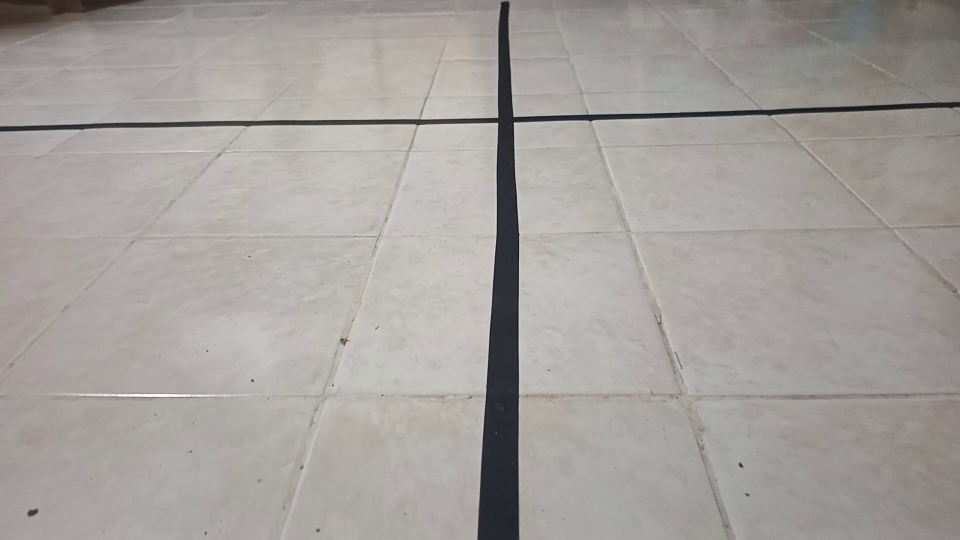
#> input picture dataset/images/test/intersection/648c95fb0cb5_frame0000112_t00004.004.jpg, 1920 x 1080 px (shown at 1/2 size)
$ python -i lane_core.py   (imports and definitions only)
#> lines starting #> are read from the running program, lines starting #| are printed output that depends on the picture; after the words box and inside, x2 and y2 are one past the last pixel; in counts of white or black regions, pixels touching at a corner belong together
#> further down, picture is the input picture: shape (1080, 1920, 3); mean B, G, R 156.1, 160.3, 164.2
"""Classical tape segmentation and geometric scene recognition; no learned weights."""
from dataclasses import dataclass, asdict
import cv2
import numpy as np

LABELS = ["straight", "left_curve", "right_curve", "intersection", "no_visible_path"]


@dataclass
class Config:
    width: int = 640
    threshold_ratio: float = 0.60
    threshold_min: int = 45
    threshold_max: int = 110
    roi_top: float = 0.025
    min_area_ratio: float = 0.001
    min_height_ratio: float = 0.42
    bottom_reach: float = 0.82
    curve_threshold: float = 0.065
    branch_width_ratio: float = 0.38


# [16 lines left out: functions read_image, write_image, not called in this run]


def runs(row):
    xs = np.flatnonzero(row)
    if not len(xs):
        return []
    blocks = np.split(xs, np.flatnonzero(np.diff(xs) > 1) + 1)
    return [(int(b[0]), int(b[-1])) for b in blocks if len(b) >= 2]


def detect(image, config=None):
    cfg = config or Config()
    if image is None or image.size == 0:
        raise ValueError("Empty image")
    h0, w0 = image.shape[:2]
#> h0 = 1080; w0 = 1920
    if min(h0, w0) < 16:
        raise ValueError("Image is too small")
    frame = cv2.resize(image, (cfg.width, max(16, round(h0 * cfg.width / w0))))
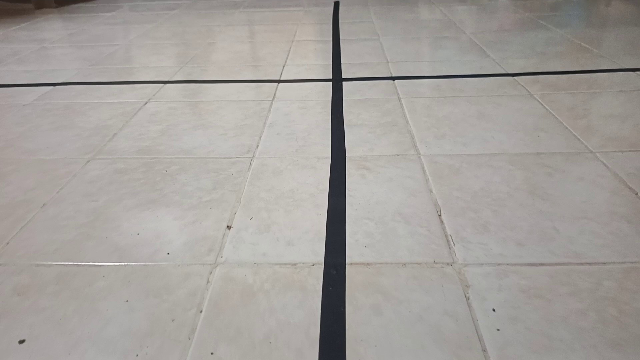
#> frame: shape (360, 640, 3); mean B, G, R 156.1, 160.3, 164.2
    h, w = frame.shape[:2]
#> h = 360; w = 640
    gray = cv2.cvtColor(frame, cv2.COLOR_BGR2GRAY)
    gray = cv2.GaussianBlur(gray, (3, 3), 0)
    y0 = int(h * cfg.roi_top)
#> y0 = 9
    threshold = float(np.clip(np.median(gray[int(h*.35):int(h*.95)]) * cfg.threshold_ratio,
                              cfg.threshold_min, cfg.threshold_max))
#> threshold = 101.4
    raw = cv2.threshold(gray, threshold, 255, cv2.THRESH_BINARY_INV)[1]
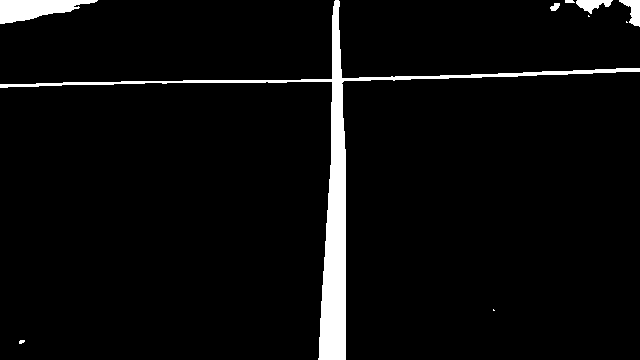
#> raw: shape (360, 640); 4.4% white; 10 white regions (4 under 20 px), largest, box (x1, y1, x2, y2) and area: (0, 0, 640, 360) 8018, (0, 0, 98, 24) 1394, (619, 0, 640, 27) 293, (576, 0, 613, 14) 278, (550, 3, 560, 11) 54, (565, 0, 575, 3) 27
    raw[:y0] = 0
    raw[:, :int(w*.01)] = 0
#> raw: shape (360, 640); 3.8% white; 9 white regions (5 under 20 px), largest, box (x1, y1, x2, y2) and area: (6, 9, 640, 360) 7941, (6, 9, 74, 23) 535, (629, 9, 640, 27) 156, (584, 9, 593, 14) 26
    raw[:, int(w*.99):] = 0
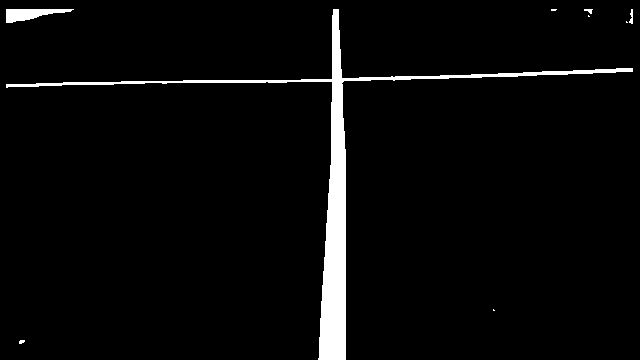
#> raw: shape (360, 640); 3.7% white; 9 white regions (5 under 20 px), largest, box (x1, y1, x2, y2) and area: (6, 9, 633, 360) 7913, (6, 9, 74, 23) 535, (629, 9, 633, 24) 37, (584, 9, 593, 14) 26
    clean = cv2.morphologyEx(raw, cv2.MORPH_CLOSE, np.ones((3, 3), np.uint8))
#> clean: shape (360, 640); 3.7% white; 7 white regions (3 under 20 px), largest, box (x1, y1, x2, y2) and area: (6, 9, 633, 360) 7918, (6, 9, 74, 23) 535, (626, 9, 633, 24) 44, (584, 9, 593, 17) 32
    clean = cv2.morphologyEx(clean, cv2.MORPH_OPEN, np.ones((2, 2), np.uint8))
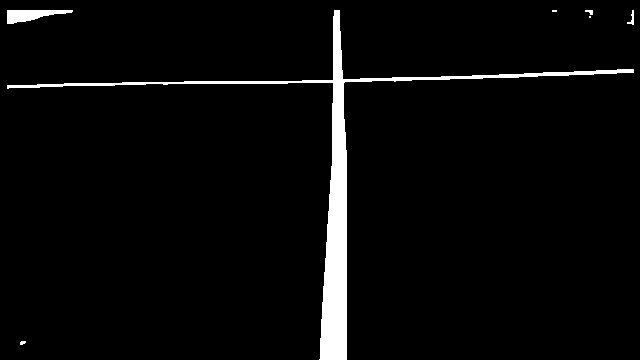
#> clean: shape (360, 640); 3.7% white; 7 white regions (3 under 20 px), largest, box (x1, y1, x2, y2) and area: (7, 10, 634, 360) 7890, (7, 10, 73, 24) 533, (627, 10, 634, 25) 44, (585, 10, 593, 15) 26
    n, components, stats, centroids = cv2.connectedComponentsWithStats(clean, 8)
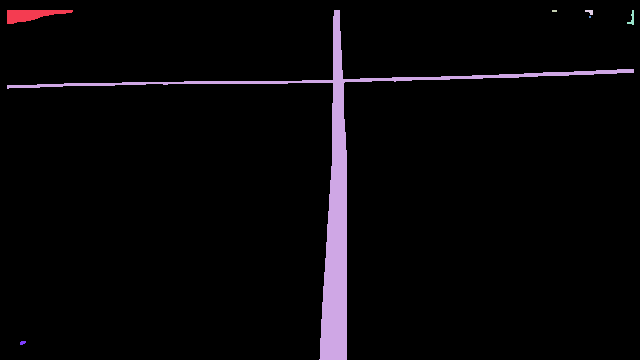
#> components: shape (360, 640) int32; 8 distinct labels, from 0 to 7; one colour per label, 0 black
#> n = 8; stats = [[0, 0, 640, 360, 221874], [7, 10, 66, 14, 533], [7, 10, 627, 350, 7890], [552, 10, 5, 2, 10], [585, 10, 8, 5, 26], [627, 10, 7, 15, 44], [589, 16, 2, 2, 4], [20, 341, 6, 4, 19]]; centroids = [[319.5, 179.7], [30.52, 14.46], [337, 186.6], [554, 10.5], [589.4, 11.42], [631.6, 18.3], [589.5, 16.5], [22.26, 342.3]]
    candidates = []
    for k in range(1, n):
        x, y, cw, ch, area = stats[k]
        if (area >= h*w*cfg.min_area_ratio and ch >= h*cfg.min_height_ratio
                and y+ch >= h*cfg.bottom_reach):
            score = ch/h + min(area/(h*w), .15) - .1*abs(centroids[k][0]-w/2)/w
            candidates.append((score, k))
#> this loop made 7 passes
#> (x, y, cw, ch, area, score) on pass 2: (7, 10, 627, 350, 7890, 1)
#> after the loop, candidates = [(1, 2)]
    mask = np.zeros_like(raw)
    result = {"label": "no_visible_path", "detected": False, "status": "no_valid_path_component",
              "threshold": threshold, "curvature": None, "offset_normalized": None,
              "row_coverage": 0.0, "fit_residual": None, "centerline": [],
              "intersection_segments": [], "processing_width": w, "processing_height": h}
    if not candidates:
        return frame, gray, raw, mask, result
    k = max(candidates)[1]
#> k = 2
    mask[components == k] = 255
    # Follow narrow tape runs from near to far; ignore broad crossing rows.
    points, last_x, old_x, last_y = [], None, None, None
    sampled = list(range(int(h*.96), max(y0, int(h*.035)), -max(2, h//100)))
    for y in sampled:
        row = np.mean(mask[max(0,y-1):min(h,y+2)], axis=0) >= 85
        segments = [(a,b) for a,b in runs(row) if (b-a+1) < w*.16]
        if not segments:
            continue
        target = w/2 if last_x is None else last_x
        if last_x is not None and old_x is not None:
            target += float(np.clip(last_x-old_x, -w*.02, w*.02))
        a,b = min(segments, key=lambda ab: abs((ab[0]+ab[1])/2-target))
        cx = (a+b)/2
        if last_x is not None and abs(cx-last_x) > w*.12:
            continue
        points.append((float(cx), int(y)))
        old_x, last_x, last_y = last_x, cx, y
    result["row_coverage"] = len(points)/max(1,len(sampled))
    result["centerline"] = [[x, y] for x,y in points]
    if len(points) < 12 or max(p[1] for p in points)-min(p[1] for p in points) < h*.35:
        result["status"] = "insufficient_centerline_support"
        return frame, gray, raw, mask, result
    xy = np.array(points)
    t, xn = (h-1-xy[:,1])/h, xy[:,0]/w
#> t = 109 values from 0.0389 to 0.956
    coef = np.polyfit(t, xn, 2)
#> coef = [-0.0285, 0.0347, 0.518]
    # Reject isolated run-selection outliers then refit.
    residual = np.abs(xn - np.polyval(coef,t))
    inliers = residual <= max(.008, 3*float(np.median(residual)))
    if inliers.sum() >= 12:
        coef = np.polyfit(t[inliers],xn[inliers],2)
        xy = xy[inliers]
        t, xn = t[inliers], xn[inliers]
        result["centerline"] = xy.tolist()
    curvature = float(coef[0])
#> curvature = -0.0285
    result.update(detected=True, label="straight", status="path_detected",
                  curvature=curvature, offset_normalized=float((xy[0,0]-w/2)/(w/2)),
                  fit_residual=float(np.mean(np.abs(xn-np.polyval(coef,t)))))
    if curvature < -cfg.curve_threshold:
        result["label"] = "left_curve"
    elif curvature > cfg.curve_threshold:
        result["label"] = "right_curve"
    # Long near-horizontal segments on the SELECTED tape component signal a crossing.
    lines = cv2.HoughLinesP(mask, 1, np.pi/180, threshold=max(25,w//12),
                           minLineLength=int(w*cfg.branch_width_ratio), maxLineGap=12)
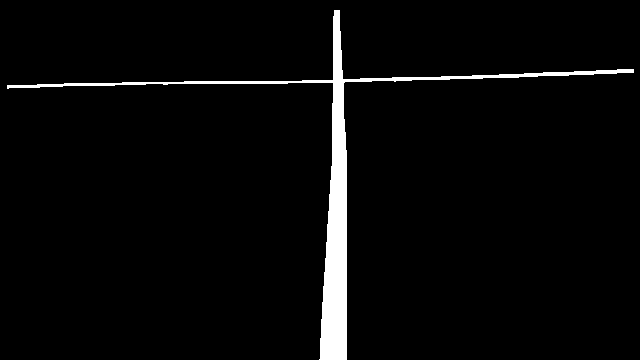
#> mask: shape (360, 640); 3.4% white; 1 white region, box (x1, y1, x2, y2) and area: (7, 10, 634, 360) 7890
    branches = []
    if lines is not None:
        for x1,y1,x2,y2 in lines[:,0,:]:
            if abs(y2-y1) <= .20*max(1,abs(x2-x1)):
                cy = (y1+y2)/2
                if cy < h*.05 or cy > h*.94:
                    continue
                # Require tape backbone above AND below the putative crossbar.
                above = xy[xy[:,1] < cy-h*.025]
                below = xy[xy[:,1] > cy+h*.025]
                if len(above) >= 3 and len(below) >= 3:
                    px = float(np.polyval(coef,(h-1-cy)/h)*w)
                    if min(x1,x2)-10 <= px <= max(x1,x2)+10:
                        branches.append([int(x1),int(y1),int(x2),int(y2)])
#> after the loop, branches = [[7, 86, 518, 77]]
    if branches:
        result["label"] = "intersection"
        result["status"] = "crossing_detected_route_not_selected"
        result["intersection_segments"] = branches[:12]
    return frame, gray, raw, mask, result


class Tracker:
    """Exponential smoothing of near-path offset across frames, reset on path loss.

    This is lightweight temporal association, not optical flow or metric tracking.
    It never propagates an old path as a new detection and never chooses a route.
    """
    def __init__(self, alpha=.35):
        self.alpha = alpha
        self.offset = None

    # [38 lines left out: functions update, panel, not called in this run]

>>> import cv2
>>> picture = cv2.imread('dataset/images/test/intersection/648c95fb0cb5_frame0000112_t00004.004.jpg')
>>> result = detect(picture)
#> result = 5 items
